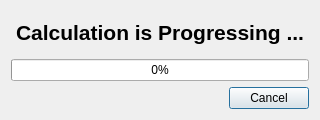
<?xml version="1.0" encoding="UTF-8"?>
<ui version="4.0">
 <class>Dialog</class>
 <widget class="QDialog" name="Dialog">
  <property name="geometry">
   <rect>
    <x>0</x>
    <y>0</y>
    <width>320</width>
    <height>120</height>
   </rect>
  </property>
  <property name="sizePolicy">
   <sizepolicy hsizetype="Fixed" vsizetype="Fixed">
    <horstretch>0</horstretch>
    <verstretch>0</verstretch>
   </sizepolicy>
  </property>
  <property name="minimumSize">
   <size>
    <width>320</width>
    <height>120</height>
   </size>
  </property>
  <property name="maximumSize">
   <size>
    <width>320</width>
    <height>120</height>
   </size>
  </property>
  <property name="windowTitle">
   <string>Progress</string>
  </property>
  <property name="windowIcon">
   <iconset resource="ProgressResource.qrc">
    <normaloff>:/icon/src/gordon-johnson.with-permission.webp</normaloff>:/icon/src/gordon-johnson.with-permission.webp</iconset>
  </property>
  <layout class="QVBoxLayout" name="verticalLayout">
   <item>
    <widget class="QLabel" name="label">
     <property name="font">
      <font>
       <pointsize>16</pointsize>
       <bold>true</bold>
      </font>
     </property>
     <property name="text">
      <string>Calculation is Progressing ...</string>
     </property>
     <property name="alignment">
      <set>Qt::AlignCenter</set>
     </property>
    </widget>
   </item>
   <item>
    <widget class="QProgressBar" name="progressBar">
     <property name="value">
      <number>0</number>
     </property>
    </widget>
   </item>
   <item>
    <widget class="QDialogButtonBox" name="buttonBox">
     <property name="standardButtons">
      <set>QDialogButtonBox::Cancel</set>
     </property>
    </widget>
   </item>
  </layout>
 </widget>
 <resources>
  <include location="ProgressResource.qrc"/>
 </resources>
 <connections>
  <connection>
   <sender>buttonBox</sender>
   <signal>clicked(QAbstractButton*)</signal>
   <receiver>Dialog</receiver>
   <slot>close()</slot>
   <hints>
    <hint type="sourcelabel">
     <x>258</x>
     <y>95</y>
    </hint>
    <hint type="destinationlabel">
     <x>183</x>
     <y>-14</y>
    </hint>
   </hints>
  </connection>
 </connections>
</ui>
